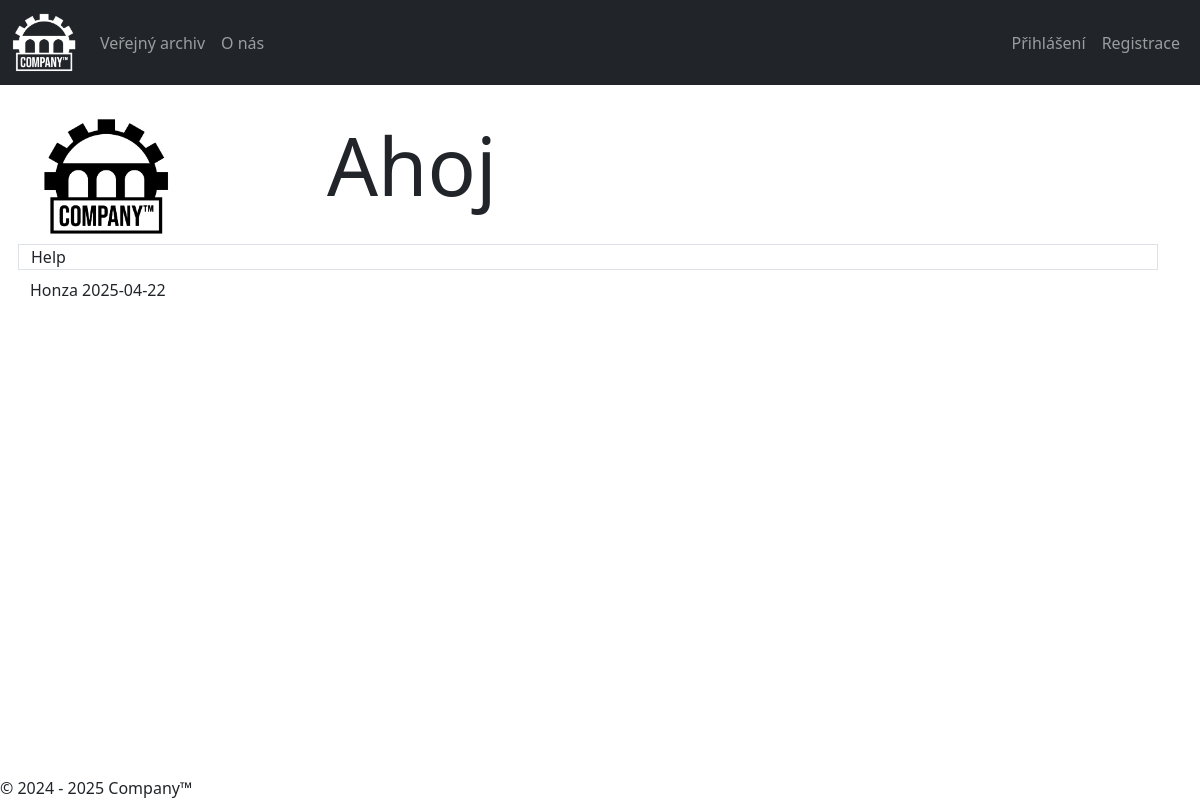
The app's page /record/1 with its own data.
### tables this page shows
CREATE TABLE public (
  id INTEGER PRIMARY KEY AUTOINCREMENT,
  title TEXT NOT NULL,
  content TEXT NOT NULL,
  img TEXT,
  autor_id INTEGER KEY,
  cration_date DATETIME NOT NULL);

CREATE TABLE users (
  id INTEGER PRIMARY KEY AUTOINCREMENT,
  name TEXT NOT NULL,
  email TEXT NOT NULL,
  password TEXT NOT NULL,
  UUID TEXT,
  check_code TEXT,
  is_employee BOOL NOT NULL,
  registration_date DATETIME NOT NULL);

### app.py (the view)
@app.route("/record/<int:a>")
def record(a):
    req = db.session.execute(text(f"SELECT public.title, public.content , users.name, public.cration_date, public.id FROM public JOIN users on public.autor_id = users.id WHERE public.id = {a}"))
    return render_template("record.html", content=req.fetchall()[0])

### app.py (called while the page is built)
@app.before_request
def create_db():
    if not hasattr(app, 'db_initialized'):
        db.create_all()
        app.db_initialized = True  # Zamezení opakovaného vytváření tabulek

### templates/record.html (shortened to what this page needs)
{% extends "core.html" %}
{% block content %}
<div class="container">
    <div class="row">
        <div class="col-3"><img style="width: 8rem;" src="\static\ico.png" alt="Record IMG"></div>
        <div class="col-9"> <h1 class="display-1">{{content[0]}}</h1>
    </div>
    <div class="row mt-2 mb-2 border">
        {{content[1]}}
    </div>
    <div class="row">
        {{content[2]}} {{content[3]}}
    </div>
</div>
{% endblock %}

### records on screen
public: title "Ahoj", content "Help", cration_date "2025-04-22"
users: name "Honza"
